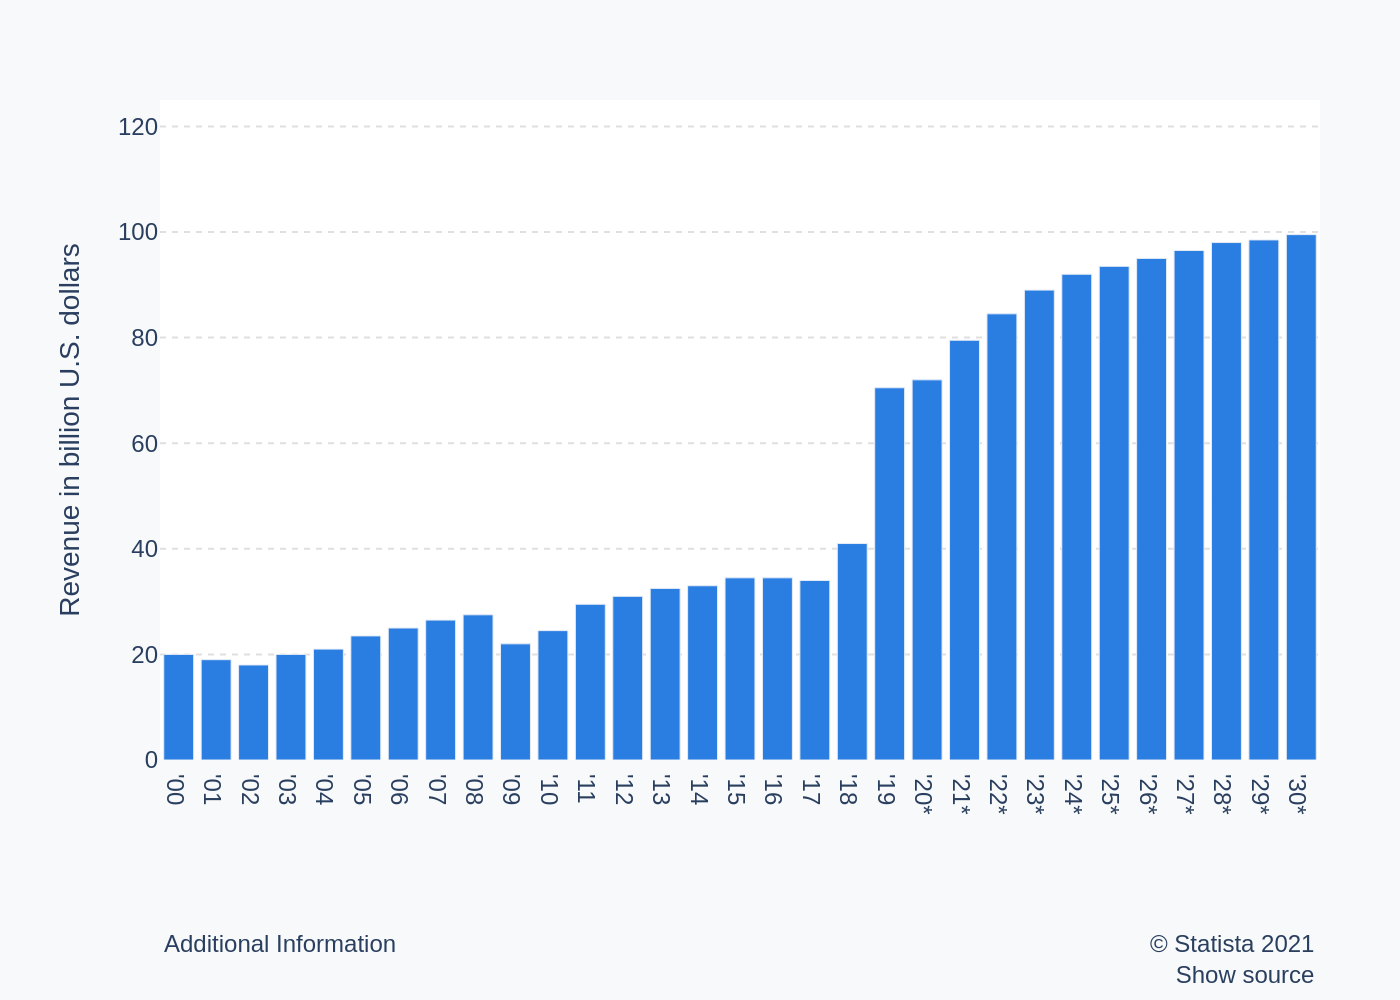

The script that drew this image:
import sys
import json
import plotly.graph_objects as go

# Check for command-line argument
if len(sys.argv) != 2:
    print("Usage: python generate_chart.py <path_to_json_file>")
    sys.exit(1)

# Get the JSON file path from the command-line argument
json_path = sys.argv[1]

# Read data from the specified JSON file
try:
    with open(json_path, 'r', encoding='utf-8') as f:
        chart_info = json.load(f)
except FileNotFoundError:
    print(f"Error: The file '{json_path}' was not found.")
    sys.exit(1)
except json.JSONDecodeError:
    print(f"Error: The file '{json_path}' is not a valid JSON file.")
    sys.exit(1)

# Extract data, texts, and colors from the JSON object
data = chart_info.get('chart_data', [])
texts = chart_info.get('texts', {})
colors = chart_info.get('colors', [])

# Prepare data for Plotly
x_values = [item['x'] for item in data]
y_values = [item['y'] for item in data]

# Create the figure
fig = go.Figure()

# Add the bar trace
fig.add_trace(go.Bar(
    x=x_values,
    y=y_values,
    marker_color=colors[0] if colors else None,
    name=''
))

# Update layout
fig.update_layout(
    font=dict(family="Arial", size=12),
    plot_bgcolor='white',
    paper_bgcolor='#F8F9FA',
    showlegend=False,
    margin=dict(l=80, r=40, t=50, b=120),
    yaxis=dict(
        title_text=texts.get('y_axis_title'),
        range=[0, 125],
        tick0=0,
        dtick=20,
        gridcolor='#E0E0E0',
        gridwidth=1,
        griddash='dot',
        zeroline=False
    ),
    xaxis=dict(
        title_text=texts.get('x_axis_title'),
        type='category',
        showgrid=False
    ),
    annotations=[
        dict(
            text=texts.get('additional_info', ''),
            align='left',
            showarrow=False,
            xref='paper',
            yref='paper',
            x=0,
            y=-0.25,
            xanchor='left',
            yanchor='top'
        ),
        dict(
            text=f"{texts.get('source', '')}<br>{texts.get('note', '')}",
            align='right',
            showarrow=False,
            xref='paper',
            yref='paper',
            x=1,
            y=-0.25,
            xanchor='right',
            yanchor='top'
        )
    ]
)

# Derive the output filename from the input JSON path
# This handles paths like './path/to/file.json' or 'file.json' on both Windows and Linux
base_name_with_ext = json_path.replace('\\', '/').split('/')[-1]
base_name = base_name_with_ext.rsplit('.', 1)[0]
output_filename = f"{base_name}.png"

# Save the figure as a PNG image
fig.write_image(output_filename, scale=2)

print(f"Chart saved to {output_filename}")
